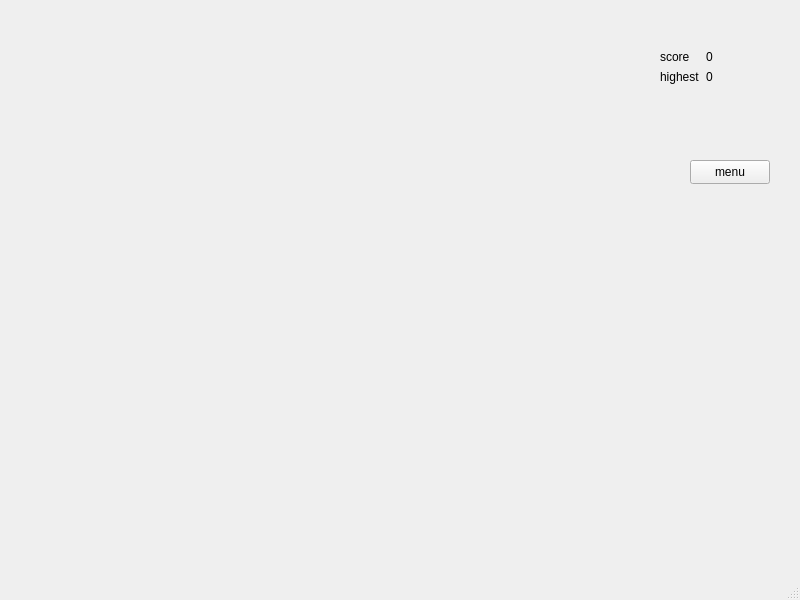
<?xml version="1.0" encoding="UTF-8"?>
<ui version="4.0">
 <class>MainWindow</class>
 <widget class="QMainWindow" name="MainWindow">
  <property name="geometry">
   <rect>
    <x>0</x>
    <y>0</y>
    <width>800</width>
    <height>600</height>
   </rect>
  </property>
  <property name="windowTitle">
   <string>MainWindow</string>
  </property>
  <widget class="QWidget" name="centralwidget">
   <widget class="QPushButton" name="pushButton">
    <property name="geometry">
     <rect>
      <x>690</x>
      <y>160</y>
      <width>80</width>
      <height>24</height>
     </rect>
    </property>
    <property name="text">
     <string>menu</string>
    </property>
   </widget>
   <widget class="QWidget" name="formLayoutWidget">
    <property name="geometry">
     <rect>
      <x>660</x>
      <y>50</y>
      <width>121</width>
      <height>61</height>
     </rect>
    </property>
    <layout class="QFormLayout" name="formLayout">
     <item row="0" column="0">
      <widget class="QLabel" name="label">
       <property name="text">
        <string>score</string>
       </property>
      </widget>
     </item>
     <item row="1" column="0">
      <widget class="QLabel" name="label_2">
       <property name="text">
        <string>highest</string>
       </property>
      </widget>
     </item>
     <item row="0" column="1">
      <widget class="QLabel" name="score">
       <property name="text">
        <string>0</string>
       </property>
      </widget>
     </item>
     <item row="1" column="1">
      <widget class="QLabel" name="highest">
       <property name="text">
        <string>0</string>
       </property>
      </widget>
     </item>
    </layout>
   </widget>
  </widget>
  <widget class="QMenuBar" name="menubar">
   <property name="geometry">
    <rect>
     <x>0</x>
     <y>0</y>
     <width>800</width>
     <height>21</height>
    </rect>
   </property>
  </widget>
  <widget class="QStatusBar" name="statusbar"/>
 </widget>
 <resources/>
 <connections/>
</ui>
